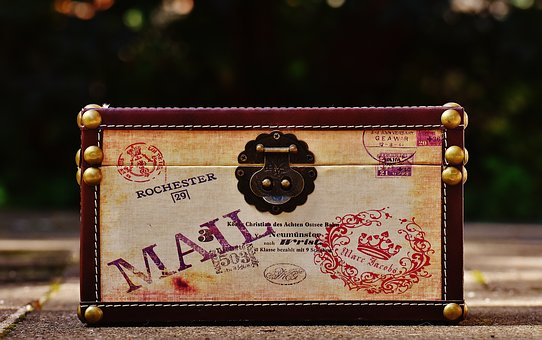
#> input picture LAB5/briefcase.jpg, 542 x 340 px
$ python 'Lab5-2-(1)-i.py'
#> lines starting #> are read from the running program, lines starting #| are printed output that depends on the picture
import cv2
import numpy as np


def rotate_image_center(image_path, output_path, angle=30):
#> called with image_path = 'briefcase.jpg', output_path = 'briefcase_rotated_2-1.png', angle = 30
    img = cv2.imread(image_path)
#> img is the input picture: shape (340, 542, 3); mean B, G, R 51, 65.5, 85.1
    height, width = img.shape[:2]
#> height = 340; width = 542

    center = (width // 2, height // 2)
#> center = (271, 170)

    rotation_matrix = cv2.getRotationMatrix2D(center, -angle, 1.0)

    rotated_img = cv2.warpAffine(img, rotation_matrix, (width, height))
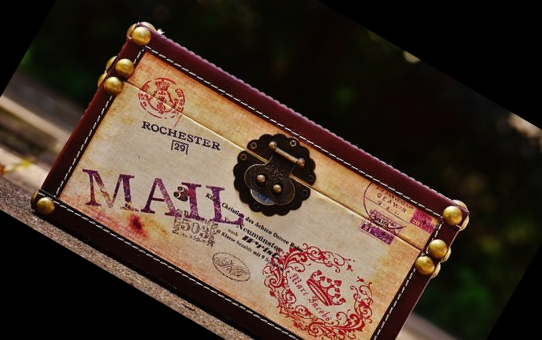
#> rotated_img: shape (340, 542, 3); mean B, G, R 42.1, 54, 70.8

    cv2.imwrite(output_path, rotated_img)
    print(f"Rotated image saved as {output_path}")


try:
    rotate_image_center('briefcase.jpg', 'briefcase_rotated_2-1.png', angle=30)
except FileNotFoundError as e:
    print(f"404 Error: {str(e)}")
except Exception as e:
    print(f"error: {str(e)}")

$ run again, with LAB5/jenny.JPG copied over LAB5/briefcase.jpg
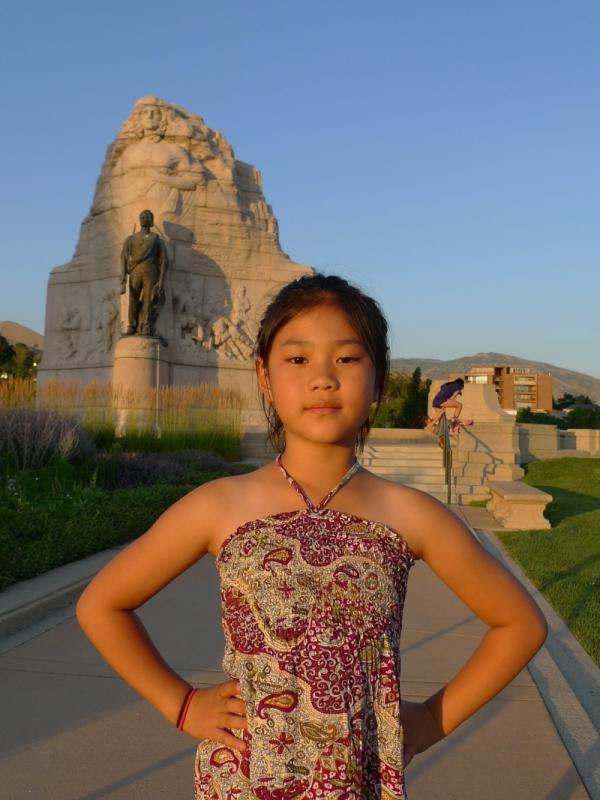
#> input picture LAB5/jenny.JPG, 600 x 800 px
#> in rotate_image_center, img is the input picture: shape (800, 600, 3); mean B, G, R 105, 110.7, 119.9
#> in rotate_image_center, `rotated_img = cv2.warpAffine(img, rotation_matrix, (width, height))`:
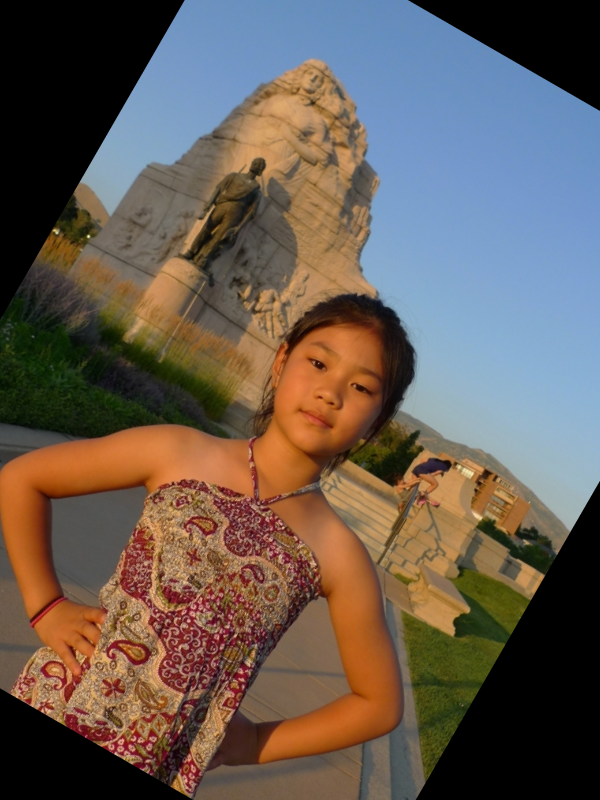
#> rotated_img: shape (800, 600, 3); mean B, G, R 82.6, 91.4, 103.2

$ run again, with LAB5/jenny_laplacian.png saved as LAB5/briefcase.jpg
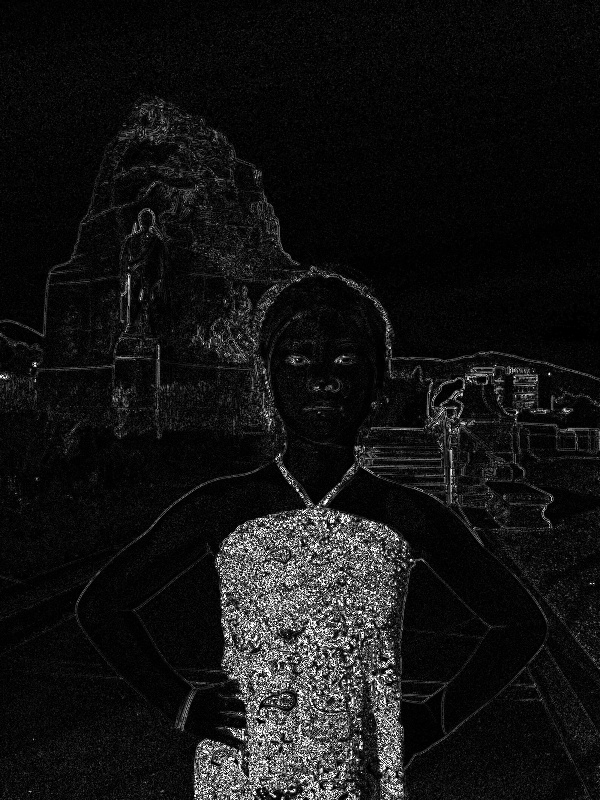
#> input picture LAB5/jenny_laplacian.png, 600 x 800 px
#> in rotate_image_center, img is the input picture: shape (800, 600, 3); min 0, max 255, mean 20.1
#> in rotate_image_center, `rotated_img = cv2.warpAffine(img, rotation_matrix, (width, height))`:
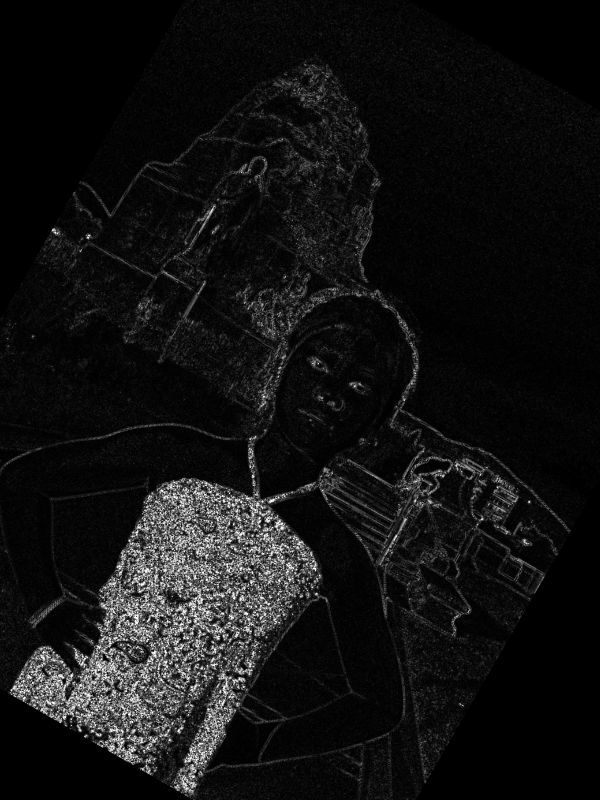
#> rotated_img: shape (800, 600, 3); min 0, max 255, mean 18.8
